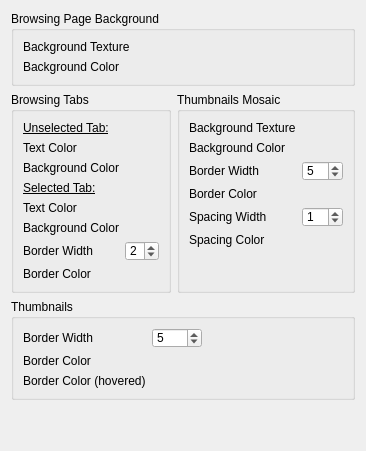
      <widget class="QWidget" name="tab_Thumbnails">
       <attribute name="title">
        <string>Browsing Thumbnails</string>
       </attribute>
       <layout class="QVBoxLayout" name="verticalLayout_5">
        <item>
         <widget class="QGroupBox" name="groupBox_IndexBckg">
          <property name="title">
           <string>Browsing Page Background</string>
          </property>
          <layout class="QVBoxLayout" name="verticalLayout_7">
           <item>
            <layout class="QFormLayout" name="formLayout_6">
             <property name="fieldGrowthPolicy">
              <enum>QFormLayout::AllNonFixedFieldsGrow</enum>
             </property>
             <item row="0" column="0">
              <widget class="QLabel" name="label_Index_BckgTexture">
               <property name="text">
                <string>Background Texture</string>
               </property>
              </widget>
             </item>
             <item row="0" column="1">
              <widget class="CImagePicker" name="cImagePicker_Index_BckgTexture"/>
             </item>
             <item row="1" column="0">
              <widget class="QLabel" name="label_Index_BckgColor">
               <property name="text">
                <string>Background Color</string>
               </property>
              </widget>
             </item>
             <item row="1" column="1">
              <widget class="CColorPicker" name="cColorPicker_Index_BckgColor"/>
             </item>
            </layout>
           </item>
          </layout>
         </widget>
        </item>
        <item>
         <layout class="QHBoxLayout" name="horizontalLayout_8">
          <item>
           <widget class="QGroupBox" name="groupBox_BrowsingTabs">
            <property name="font">
             <font>
              <weight>50</weight>
              <bold>false</bold>
             </font>
            </property>
            <property name="title">
             <string>Browsing Tabs</string>
            </property>
            <layout class="QVBoxLayout" name="verticalLayout_10">
             <item>
              <layout class="QFormLayout" name="formLayout_9">
               <property name="fieldGrowthPolicy">
                <enum>QFormLayout::AllNonFixedFieldsGrow</enum>
               </property>
               <item row="2" column="0">
                <widget class="QLabel" name="label_BrowsingTabs_UnselectedTab">
                 <property name="font">
                  <font>
                   <underline>true</underline>
                  </font>
                 </property>
                 <property name="text">
                  <string>Unselected Tab:</string>
                 </property>
                </widget>
               </item>
               <item row="3" column="0">
                <widget class="QLabel" name="label_BrowsingTabs_TextColor">
                 <property name="text">
                  <string>Text Color</string>
                 </property>
                </widget>
               </item>
               <item row="3" column="1">
                <widget class="CColorPicker" name="cColorPicker_BrowsingTabs_TextColor"/>
               </item>
               <item row="4" column="0">
                <widget class="QLabel" name="label_BrowsingTabs_BckgColor">
                 <property name="text">
                  <string>Background Color</string>
                 </property>
                </widget>
               </item>
               <item row="4" column="1">
                <widget class="CColorPicker" name="cColorPicker_BrowsingTabs_BckgColor"/>
               </item>
               <item row="5" column="0">
                <widget class="QLabel" name="label_BrowsingTabs_SelectedTab">
                 <property name="font">
                  <font>
                   <underline>true</underline>
                  </font>
                 </property>
                 <property name="text">
                  <string>Selected Tab:</string>
                 </property>
                </widget>
               </item>
               <item row="6" column="0">
                <widget class="QLabel" name="label_BrowsingTabs_Selected_TextColor">
                 <property name="text">
                  <string>Text Color</string>
                 </property>
                </widget>
               </item>
               <item row="7" column="0">
                <widget class="QLabel" name="label_BrowsingTabs_Selected_BckgColor">
                 <property name="text">
                  <string>Background Color</string>
                 </property>
                </widget>
               </item>
               <item row="6" column="1">
                <widget class="CColorPicker" name="cColorPicker_BrowsingTabs_Selected_TextColor"/>
               </item>
               <item row="7" column="1">
                <widget class="CColorPicker" name="cColorPicker_BrowsingTabs_Selected_BckgColor"/>
               </item>
               <item row="8" column="0">
                <widget class="QLabel" name="label_BrowsingTabs_Selected_BorderWidth">
                 <property name="text">
                  <string>Border Width</string>
                 </property>
                </widget>
               </item>
               <item row="9" column="0">
                <widget class="QLabel" name="label_BrowsingTabs_Selected_BorderColor">
                 <property name="text">
                  <string>Border Color</string>
                 </property>
                </widget>
               </item>
               <item row="9" column="1">
                <widget class="CColorPicker" name="cColorPicker_BrowsingTabs_Selected_BorderColor"/>
               </item>
               <item row="8" column="1">
                <widget class="QSpinBox" name="spinBox_BrowsingTabs_Selected_BorderWidth">
                 <property name="maximumSize">
                  <size>
                   <width>50</width>
                   <height>20</height>
                  </size>
                 </property>
                 <property name="minimum">
                  <number>1</number>
                 </property>
                 <property name="maximum">
                  <number>4</number>
                 </property>
                 <property name="value">
                  <number>2</number>
                 </property>
                </widget>
               </item>
              </layout>
             </item>
            </layout>
           </widget>
          </item>
          <item>
           <widget class="QGroupBox" name="groupBox_ThumbsMosaic">
            <property name="title">
             <string>Thumbnails Mosaic</string>
            </property>
            <layout class="QVBoxLayout" name="verticalLayout_11">
             <item>
              <layout class="QFormLayout" name="formLayout_10">
               <property name="fieldGrowthPolicy">
                <enum>QFormLayout::AllNonFixedFieldsGrow</enum>
               </property>
               <item row="0" column="0">
                <widget class="QLabel" name="label_Mosaic_BckgTexture">
                 <property name="text">
                  <string>Background Texture</string>
                 </property>
                </widget>
               </item>
               <item row="0" column="1">
                <widget class="CImagePicker" name="cImagePicker_Mosaic_BckgTexture"/>
               </item>
               <item row="1" column="0">
                <widget class="QLabel" name="label_Mosaic_BckgColor">
                 <property name="text">
                  <string>Background Color</string>
                 </property>
                </widget>
               </item>
               <item row="1" column="1">
                <widget class="CColorPicker" name="cColorPicker_Mosaic_BckgColor"/>
               </item>
               <item row="2" column="0">
                <widget class="QLabel" name="label_Mosaic_BorderWidth">
                 <property name="text">
                  <string>Border Width</string>
                 </property>
                </widget>
               </item>
               <item row="2" column="1">
                <widget class="QSpinBox" name="spinBox_Mosaic_BorderWidth">
                 <property name="maximumSize">
                  <size>
                   <width>50</width>
                   <height>20</height>
                  </size>
                 </property>
                 <property name="minimum">
                  <number>1</number>
                 </property>
                 <property name="maximum">
                  <number>20</number>
                 </property>
                 <property name="value">
                  <number>5</number>
                 </property>
                </widget>
               </item>
               <item row="3" column="0">
                <widget class="QLabel" name="label_Mosaic_BorderColor">
                 <property name="text">
                  <string>Border Color</string>
                 </property>
                </widget>
               </item>
               <item row="3" column="1">
                <widget class="CColorPicker" name="cColorPicker_Mosaic_BorderColor"/>
               </item>
               <item row="4" column="0">
                <widget class="QLabel" name="label_Mosaic_SpacingWidth">
                 <property name="text">
                  <string>Spacing Width</string>
                 </property>
                </widget>
               </item>
               <item row="4" column="1">
                <widget class="QSpinBox" name="spinBox_Mosaic_SpacingWidth">
                 <property name="maximumSize">
                  <size>
                   <width>50</width>
                   <height>20</height>
                  </size>
                 </property>
                 <property name="minimum">
                  <number>0</number>
                 </property>
                 <property name="maximum">
                  <number>20</number>
                 </property>
                 <property name="value">
                  <number>1</number>
                 </property>
                </widget>
               </item>
               <item row="5" column="0">
                <widget class="QLabel" name="label_Mosaic_SpacingColor">
                 <property name="text">
                  <string>Spacing Color</string>
                 </property>
                </widget>
               </item>
               <item row="5" column="1">
                <widget class="CColorPicker" name="cColorPicker_Mosaic_SpacingColor"/>
               </item>
              </layout>
             </item>
            </layout>
           </widget>
          </item>
         </layout>
        </item>
        <item>
         <layout class="QHBoxLayout" name="horizontalLayout_11">
          <item>
           <widget class="QGroupBox" name="groupBox_Thumbnail">
            <property name="title">
             <string>Thumbnails</string>
            </property>
            <layout class="QVBoxLayout" name="verticalLayout_13">
             <item>
              <layout class="QFormLayout" name="formLayout_12">
               <property name="fieldGrowthPolicy">
                <enum>QFormLayout::AllNonFixedFieldsGrow</enum>
               </property>
               <item row="0" column="0">
                <widget class="QLabel" name="label_Thumbnail_BorderWidth">
                 <property name="text">
                  <string>Border Width</string>
                 </property>
                </widget>
               </item>
               <item row="0" column="1">
                <widget class="QSpinBox" name="spinBox_Thumbnail_BorderWidth">
                 <property name="maximumSize">
                  <size>
                   <width>50</width>
                   <height>20</height>
                  </size>
                 </property>
                 <property name="minimum">
                  <number>1</number>
                 </property>
                 <property name="maximum">
                  <number>15</number>
                 </property>
                 <property name="value">
                  <number>5</number>
                 </property>
                </widget>
               </item>
               <item row="1" column="0">
                <widget class="QLabel" name="label_Thumbnail_BorderColor">
                 <property name="text">
                  <string>Border Color</string>
                 </property>
                </widget>
               </item>
               <item row="1" column="1">
                <widget class="CColorPicker" name="cColorPicker_Thumbnail_BorderColor"/>
               </item>
               <item row="3" column="0">
                <widget class="QLabel" name="label_Thumbnail_Hovered_BorderColor">
                 <property name="text">
                  <string>Border Color (hovered)</string>
                 </property>
                </widget>
               </item>
               <item row="3" column="1">
                <widget class="CColorPicker" name="cColorPicker_Thumbnail_Hovered_BorderColor"/>
               </item>
              </layout>
             </item>
            </layout>
           </widget>
          </item>
         </layout>
        </item>
        <item>
         <spacer name="verticalSpacer_2">
          <property name="orientation">
           <enum>Qt::Vertical</enum>
          </property>
          <property name="sizeHint" stdset="0">
           <size>
            <width>20</width>
            <height>40</height>
           </size>
          </property>
         </spacer>
        </item>
       </layout>
      </widget>
